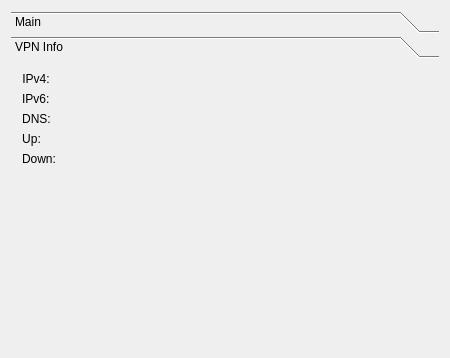
<?xml version="1.0" encoding="UTF-8"?>
<ui version="4.0">
 <class>MainWindow</class>
 <widget class="QMainWindow" name="MainWindow">
  <property name="windowModality">
   <enum>Qt::NonModal</enum>
  </property>
  <property name="geometry">
   <rect>
    <x>0</x>
    <y>0</y>
    <width>450</width>
    <height>358</height>
   </rect>
  </property>
  <property name="sizePolicy">
   <sizepolicy hsizetype="Preferred" vsizetype="Preferred">
    <horstretch>0</horstretch>
    <verstretch>0</verstretch>
   </sizepolicy>
  </property>
  <property name="maximumSize">
   <size>
    <width>450</width>
    <height>358</height>
   </size>
  </property>
  <property name="windowTitle">
   <string>Qconnect</string>
  </property>
  <property name="windowIcon">
   <iconset resource="resources.qrc">
    <normaloff>:/new/resource/secure_lock.png</normaloff>:/new/resource/secure_lock.png</iconset>
  </property>
  <property name="autoFillBackground">
   <bool>false</bool>
  </property>
  <widget class="QWidget" name="centralWidget">
   <property name="sizePolicy">
    <sizepolicy hsizetype="MinimumExpanding" vsizetype="MinimumExpanding">
     <horstretch>0</horstretch>
     <verstretch>0</verstretch>
    </sizepolicy>
   </property>
   <layout class="QGridLayout" name="gridLayout">
    <item row="0" column="0">
     <widget class="QToolBox" name="toolBox">
      <property name="frameShape">
       <enum>QFrame::NoFrame</enum>
      </property>
      <property name="frameShadow">
       <enum>QFrame::Plain</enum>
      </property>
      <property name="lineWidth">
       <number>1</number>
      </property>
      <property name="currentIndex">
       <number>1</number>
      </property>
      <property name="tabSpacing">
       <number>3</number>
      </property>
      <widget class="QWidget" name="page_3">
       <property name="geometry">
        <rect>
         <x>0</x>
         <y>0</y>
         <width>432</width>
         <height>249</height>
        </rect>
       </property>
       <attribute name="label">
        <string>Main</string>
       </attribute>
       <layout class="QGridLayout" name="gridLayout_2">
        <item row="0" column="0">
         <layout class="QHBoxLayout" name="horizontalLayout_4">
          <item>
           <layout class="QVBoxLayout" name="verticalLayout_2">
            <property name="spacing">
             <number>0</number>
            </property>
            <item>
             <widget class="QLabel" name="iconLabel">
              <property name="enabled">
               <bool>true</bool>
              </property>
              <property name="sizePolicy">
               <sizepolicy hsizetype="Preferred" vsizetype="Preferred">
                <horstretch>0</horstretch>
                <verstretch>0</verstretch>
               </sizepolicy>
              </property>
              <property name="maximumSize">
               <size>
                <width>60</width>
                <height>60</height>
               </size>
              </property>
              <property name="autoFillBackground">
               <bool>false</bool>
              </property>
              <property name="text">
               <string/>
              </property>
              <property name="pixmap">
               <pixmap resource="resources.qrc">:/new/resource/globe.png</pixmap>
              </property>
              <property name="scaledContents">
               <bool>true</bool>
              </property>
             </widget>
            </item>
            <item>
             <widget class="QWidget" name="widget" native="true"/>
            </item>
           </layout>
          </item>
          <item>
           <layout class="QVBoxLayout" name="verticalLayout">
            <property name="spacing">
             <number>8</number>
            </property>
            <item>
             <layout class="QHBoxLayout" name="horizontalLayout">
              <property name="spacing">
               <number>3</number>
              </property>
              <property name="bottomMargin">
               <number>0</number>
              </property>
              <item>
               <widget class="QComboBox" name="comboBox">
                <property name="editable">
                 <bool>true</bool>
                </property>
               </widget>
              </item>
              <item>
               <layout class="QHBoxLayout" name="horizontalLayout_3">
                <property name="spacing">
                 <number>10</number>
                </property>
                <item>
                 <widget class="QToolButton" name="toolButton">
                  <property name="whatsThis">
                   <string>Edit</string>
                  </property>
                  <property name="text">
                   <string>Edit</string>
                  </property>
                  <property name="icon">
                   <iconset resource="resources.qrc">
                    <normaloff>:/new/resource/text-editor.png</normaloff>:/new/resource/text-editor.png</iconset>
                  </property>
                  <property name="toolButtonStyle">
                   <enum>Qt::ToolButtonIconOnly</enum>
                  </property>
                  <property name="arrowType">
                   <enum>Qt::NoArrow</enum>
                  </property>
                 </widget>
                </item>
                <item>
                 <widget class="QToolButton" name="toolButton_2">
                  <property name="whatsThis">
                   <string>Delete</string>
                  </property>
                  <property name="text">
                   <string>Delete</string>
                  </property>
                  <property name="icon">
                   <iconset resource="resources.qrc">
                    <normaloff>:/new/resource/trashcan.png</normaloff>:/new/resource/trashcan.png</iconset>
                  </property>
                 </widget>
                </item>
               </layout>
              </item>
             </layout>
            </item>
            <item>
             <layout class="QHBoxLayout" name="horizontalLayout_2">
              <property name="spacing">
               <number>3</number>
              </property>
              <item>
               <widget class="QPushButton" name="connectBtn">
                <property name="sizePolicy">
                 <sizepolicy hsizetype="Maximum" vsizetype="Fixed">
                  <horstretch>0</horstretch>
                  <verstretch>0</verstretch>
                 </sizepolicy>
                </property>
                <property name="text">
                 <string>Connect</string>
                </property>
                <property name="icon">
                 <iconset resource="resources.qrc">
                  <normaloff>:/new/resource/network-wired.png</normaloff>:/new/resource/network-wired.png</iconset>
                </property>
               </widget>
              </item>
              <item>
               <widget class="QPushButton" name="disconnectBtn">
                <property name="enabled">
                 <bool>false</bool>
                </property>
                <property name="sizePolicy">
                 <sizepolicy hsizetype="Maximum" vsizetype="Fixed">
                  <horstretch>0</horstretch>
                  <verstretch>0</verstretch>
                 </sizepolicy>
                </property>
                <property name="text">
                 <string>Disconnect</string>
                </property>
                <property name="icon">
                 <iconset resource="resources.qrc">
                  <normaloff>:/new/resource/process-stop.png</normaloff>:/new/resource/process-stop.png</iconset>
                </property>
               </widget>
              </item>
              <item>
               <widget class="QToolButton" name="toolButton_3">
                <property name="text">
                 <string>View log</string>
                </property>
                <property name="icon">
                 <iconset resource="resources.qrc">
                  <normaloff>:/new/resource/edit-find.png</normaloff>:/new/resource/edit-find.png</iconset>
                </property>
                <property name="toolButtonStyle">
                 <enum>Qt::ToolButtonFollowStyle</enum>
                </property>
               </widget>
              </item>
             </layout>
            </item>
           </layout>
          </item>
         </layout>
        </item>
       </layout>
      </widget>
      <widget class="QWidget" name="page_2">
       <property name="geometry">
        <rect>
         <x>0</x>
         <y>0</y>
         <width>432</width>
         <height>249</height>
        </rect>
       </property>
       <attribute name="label">
        <string>VPN Info</string>
       </attribute>
       <layout class="QGridLayout" name="gridLayout_3">
        <item row="0" column="0">
         <layout class="QFormLayout" name="formLayout">
          <property name="fieldGrowthPolicy">
           <enum>QFormLayout::AllNonFixedFieldsGrow</enum>
          </property>
          <item row="0" column="0">
           <widget class="QLabel" name="label_4">
            <property name="text">
             <string>IPv4:</string>
            </property>
            <property name="alignment">
             <set>Qt::AlignCenter</set>
            </property>
           </widget>
          </item>
          <item row="0" column="1">
           <widget class="QLabel" name="IPLabel">
            <property name="text">
             <string/>
            </property>
            <property name="alignment">
             <set>Qt::AlignCenter</set>
            </property>
            <property name="wordWrap">
             <bool>true</bool>
            </property>
           </widget>
          </item>
          <item row="1" column="0">
           <widget class="QLabel" name="label_2">
            <property name="text">
             <string>IPv6:</string>
            </property>
           </widget>
          </item>
          <item row="1" column="1">
           <widget class="QLabel" name="IP6Label">
            <property name="text">
             <string/>
            </property>
            <property name="wordWrap">
             <bool>true</bool>
            </property>
           </widget>
          </item>
          <item row="2" column="0">
           <widget class="QLabel" name="label_5">
            <property name="text">
             <string>DNS:</string>
            </property>
            <property name="alignment">
             <set>Qt::AlignCenter</set>
            </property>
           </widget>
          </item>
          <item row="2" column="1">
           <widget class="QLabel" name="DNSLabel">
            <property name="text">
             <string/>
            </property>
            <property name="alignment">
             <set>Qt::AlignCenter</set>
            </property>
            <property name="wordWrap">
             <bool>true</bool>
            </property>
           </widget>
          </item>
          <item row="3" column="0">
           <widget class="QLabel" name="label">
            <property name="text">
             <string>Up:</string>
            </property>
            <property name="alignment">
             <set>Qt::AlignCenter</set>
            </property>
           </widget>
          </item>
          <item row="3" column="1">
           <widget class="QLabel" name="lcdUp">
            <property name="text">
             <string/>
            </property>
            <property name="alignment">
             <set>Qt::AlignCenter</set>
            </property>
            <property name="wordWrap">
             <bool>true</bool>
            </property>
           </widget>
          </item>
          <item row="4" column="0">
           <widget class="QLabel" name="DownLabel">
            <property name="text">
             <string>Down:</string>
            </property>
            <property name="alignment">
             <set>Qt::AlignCenter</set>
            </property>
           </widget>
          </item>
          <item row="4" column="1">
           <widget class="QLabel" name="lcdDown">
            <property name="text">
             <string/>
            </property>
            <property name="alignment">
             <set>Qt::AlignCenter</set>
            </property>
            <property name="wordWrap">
             <bool>true</bool>
            </property>
           </widget>
          </item>
         </layout>
        </item>
       </layout>
      </widget>
     </widget>
    </item>
   </layout>
  </widget>
  <widget class="QMenuBar" name="menuBar">
   <property name="geometry">
    <rect>
     <x>0</x>
     <y>0</y>
     <width>450</width>
     <height>27</height>
    </rect>
   </property>
  </widget>
 </widget>
 <layoutdefault spacing="6" margin="11"/>
 <resources>
  <include location="resources.qrc"/>
 </resources>
 <connections/>
</ui>
